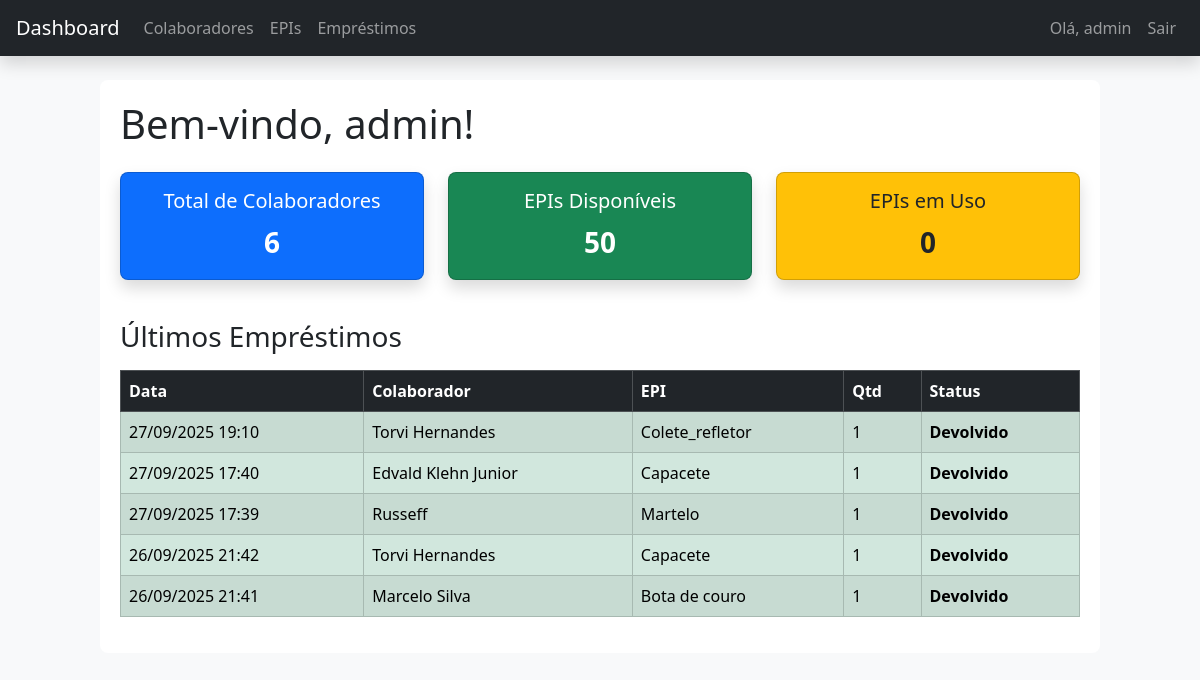
The app's page / (signed in) with its own data.
### appEpi/models.py (models this page shows, shortened)
class Emprestimo(models.Model):
    STATUS_CHOICES = [
        ('Em uso', 'Em uso'),
        ('Devolvido', 'Devolvido'),
    ]
    colaborador = models.ForeignKey(Colaborador, on_delete=models.CASCADE)
    epi = models.ForeignKey(Epi, on_delete=models.CASCADE)
    data_emprestimo = models.DateTimeField(auto_now_add=True)
    data_devolucao = models.DateField(blank=True, null=True)
    quantidade = models.PositiveIntegerField(default=1)
    status = models.CharField(max_length=10, choices=STATUS_CHOICES, default='Em uso')
    data_prevista_devolucao = models.DateField(blank=True, null=True)
    data_real_devolucao = models.DateField(blank=True, null=True)

class Colaborador(models.Model):
    nome = models.CharField(max_length=100)
    cpf = models.CharField(max_length=14, unique=True)
    funcao = models.CharField(max_length=100, default='Desconhecida')
    setor = models.CharField(max_length=100)

class Epi(models.Model):
    nome = models.CharField(max_length=100)
    descricao = models.TextField(blank=True, null=True)
    validade = models.DateField(blank=True, null=True)
    quantidade = models.PositiveIntegerField(default=0)
    @property
    def quantidade_disponivel(self):
        from .models import Emprestimo
        emprestados = Emprestimo.objects.filter(
            epi=self, status='Em uso'
        ).aggregate(models.Sum('quantidade'))['quantidade__sum'] or 0
        return self.quantidade - emprestados

### appEpi/views.py (the view)
# urls.py: path('', views.home, name='home'),
@login_required
def home(request):
    total_colaboradores = Colaborador.objects.count()
    epis = Epi.objects.all()
    total_epis_disponiveis = sum(epi.quantidade_disponivel for epi in epis)
    epis_em_uso = Emprestimo.objects.filter(status='Em uso').count()
    emprestimos = Emprestimo.objects.filter(data_emprestimo__isnull=False).order_by('-data_emprestimo')[:5]
    context = {
        'total_colaboradores': total_colaboradores,
        'total_epis_disponiveis': total_epis_disponiveis,  # 🔥 valor correto do estoque
        'epis_em_uso': epis_em_uso,
        'emprestimos': emprestimos,
        'usuario': request.user,
    }
    return render(request, 'home.html', context)

### appEpi/templates/home.html (shortened to what this page needs)
{% extends 'base.html' %}
{% block content %}
<h1 class="mb-4">Bem-vindo, {{ user.username }}!</h1>
<div class="row mb-4">
    <div class="col-md-4">
        <div class="card text-white bg-primary shadow mb-3 rounded-3">
            <div class="card-body text-center">
                <h5 class="card-title">Total de Colaboradores</h5>
                <p class="card-text fs-3 fw-bold">{{ total_colaboradores }}</p>
            </div>
        </div>
    </div>
<div class="col-md-4">
    <div class="card text-white bg-success shadow mb-3 rounded-3">
        <div class="card-body text-center">
            <h5 class="card-title">EPIs Disponíveis</h5>
            <p class="card-text fs-3 fw-bold">{{ total_epis_disponiveis }}</p>
        </div>
    </div>
</div>
    <div class="col-md-4">
        <div class="card text-dark bg-warning shadow mb-3 rounded-3">
            <div class="card-body text-center">
                <h5 class="card-title">EPIs em Uso</h5>
                <p class="card-text fs-3 fw-bold">{{ epis_em_uso }}</p>
            </div>
        </div>
    </div>
</div>
<h3 class="mb-3">Últimos Empréstimos</h3>
<div class="table-responsive">
    <table class="table table-striped table-hover table-bordered align-middle">
        <thead class="table-dark">
            <tr>
                <th>Data</th>
                <th>Colaborador</th>
                <th>EPI</th>
                <th>Qtd</th>
                <th>Status</th>
            </tr>
        </thead>
        <tbody>
            {% if emprestimos %}
                {% for emp in emprestimos %}
                    <tr class="{% if emp.status == 'Em uso' %}table-warning{% elif emp.status == 'Devolvido' %}table-success{% endif %}">
                        <td>
  {% if emp.data_emprestimo %}
    {{ emp.data_emprestimo|date:"d/m/Y H:i" }}
  {% else %}
    <span class="text-muted">Sem data</span>
  {% endif %}
</td>
                        <td>{{ emp.colaborador.nome }}</td>
                        <td>{{ emp.epi.nome }}</td>
                        <td>{{ emp.quantidade }}</td>
                        <td class="fw-bold">{{ emp.status }}</td>
                    </tr>
                {% endfor %}
            {% else %}
                <tr>
                    <td colspan="5" class="text-center text-muted">Nenhum empréstimo registrado.</td>
                </tr>
            {% endif %}
        </tbody>
    </table>
</div>
{% endblock %}

### appEpi/templates/base.html (shortened to what this page needs)
<!DOCTYPE html>
<html lang="pt-br">
{% load static %}
<head>
<link rel="stylesheet" href="https://cdn.jsdelivr.net/npm/bootstrap@5.3.3/dist/css/bootstrap.min.css">
<link rel="stylesheet" href="{% static 'css/style.css' %}">
</head>
<body class="bg-light">
<nav class="navbar navbar-expand-lg navbar-dark bg-dark px-3 shadow">
<a class="navbar-brand" href="{% url 'home' %}">Dashboard</a>
<div class="collapse navbar-collapse">
<ul class="navbar-nav me-auto">
<li class="nav-item"><a class="nav-link" href="{% url 'listar_colaboradores' %}">Colaboradores</a></li>
<li class="nav-item"><a class="nav-link" href="{% url 'listar_epis' %}">EPIs</a></li>
<li class="nav-item"><a class="nav-link" href="{% url 'listar_emprestimos' %}">Empréstimos</a></li>
</ul>
<ul class="navbar-nav">
{% if user.is_authenticated %}
<li class="nav-item"><span class="nav-link">Olá, {{ user.username }}</span></li>
<li class="nav-item"><a class="nav-link" href="{% url 'logout' %}">Sair</a></li>
{% endif %}
</ul>
</div>
</nav>
<div class="container my-4">
{% block content %}{% endblock %}
</div>
</body>
</html>

### appEpi/templates/registration/static/css/style.css (style rules this page uses)
.container { max-width: 1000px; margin: 0 auto; padding: 20px; background-color: #fff; border-radius: 8px; }

### records on screen
Emprestimo: data_emprestimo "27/09/2025 19:10", colaborador.nome "Torvi Hernandes", epi.nome "Colete_refletor", quantidade "1", status "Devolvido"
Emprestimo: data_emprestimo "27/09/2025 17:40", colaborador.nome "Edvald Klehn Junior", epi.nome "Capacete", quantidade "1", status "Devolvido"
Emprestimo: data_emprestimo "27/09/2025 17:39", colaborador.nome "Russeff", epi.nome "Martelo", quantidade "1", status "Devolvido"
Emprestimo: data_emprestimo "26/09/2025 21:42", colaborador.nome "Torvi Hernandes", epi.nome "Capacete", quantidade "1", status "Devolvido"
Emprestimo: data_emprestimo "26/09/2025 21:41", colaborador.nome "Marcelo Silva", epi.nome "Bota de couro", quantidade "1", status "Devolvido"

### other values on screen
{{ user.username }} "admin"
{{ total_colaboradores }} "6"
{{ total_epis_disponiveis }} "50"
{{ epis_em_uso }} "0"
